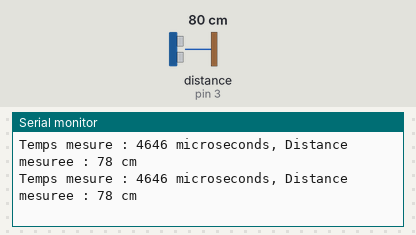
Recording of a sketch running on a simulated Arduino Uno, built with avr-gcc and run on an emulated ATmega328P. On the bench: the last lines printed to the serial monitor. Wiring (inferred from the names in the program): ultrasonic range finder: trigger pin 2; echo pin 3. Inputs (shaded band) come from the test bench; at power-on: distance to the obstacle (sensor on pin 3) 80 cm. The echo pulse lasts 58.3 µs per cm.

Above: at 1.3 s.
1.4 s: distance to the obstacle (sensor on pin 3) set to 2 cm
At 1.9 s:
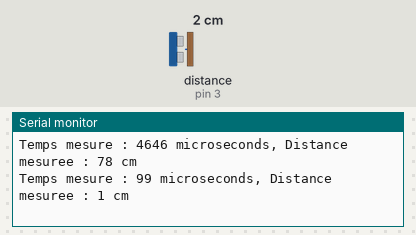
2.9 s: distance to the obstacle (sensor on pin 3) set to 4 cm
At 3.4 s:
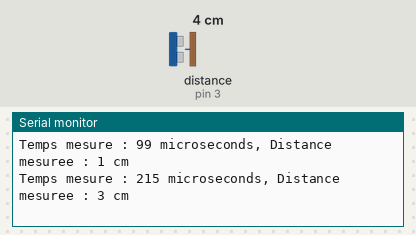
Timing chart, 0 to 5.9 s (numbered marks = the images above; inputs shaded):
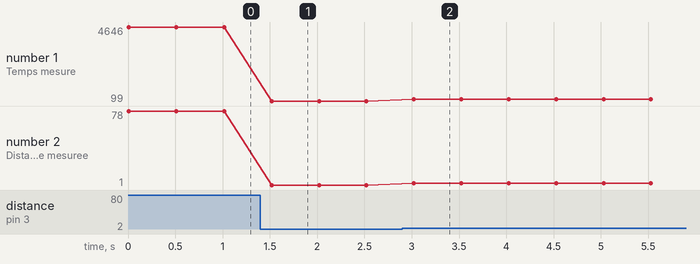

The sketch:

Ultra-Son-test.ino
```cpp
#define Broche_Echo 3  // Assigne le numéro de la broche Echo du HC-SR04 à la broche 2 (par exemple) //
#define Broche_Trigger 2  // Assigne le numéro de la broche Trigger du HC-SR04 à la broche 3 (par exemple) //

// Definition des variables
long Duree;
long Distance;

void setup() {
  pinMode(Broche_Trigger, OUTPUT); // Broche Trigger en sortie //
  pinMode(Broche_Echo, INPUT); // Broche Echo en entrée //
  Serial.begin(9600);
}

void loop() {
  // Debut de la mesure avec un signal de 10 μS appliqué sur TRIG //
  digitalWrite(Broche_Trigger, LOW); // On efface l'état logique de TRIG //
  delayMicroseconds(2);
  digitalWrite(Broche_Trigger, HIGH); // On met la broche TRIG à "1" pendant 10μS //
  delayMicroseconds(10);
  digitalWrite(Broche_Trigger, LOW); // On remet la broche TRIG à "0" //

  // On mesure combien de temps le niveau logique haut est actif sur ECHO //
  Duree = pulseIn(Broche_Echo, HIGH);

  // Calcul de la distance grâce au temps mesuré //
  Distance = Duree * 0.034 / 2; // *** voir explications après l'exemple de code *** //

  // Affichage dans le moniteur série de la distance mesurée //
  Serial.print("Temps mesure : ");
  Serial.print(Duree);
  Serial.print(" microseconds, Distance mesuree : ");
  Serial.print(Distance);
  Serial.println(" cm");

  delay(500); // On ajoute 1 seconde de délai entre chaque mesure // à modifier
}
```

Measured:
- after the input at 1.4 s, the serial monitor: prints a new line after 0.12 s (image 1)
- after the input at 2.9 s, the serial monitor: prints a new line after 0.12 s (image 2)
- plotted number 1: 4646 → 99 after the input at 1.4 s, 99 → 216 after the input at 2.9 s
- plotted number 2: 78 → 1 after the input at 1.4 s, 1 → 3 after the input at 2.9 s
